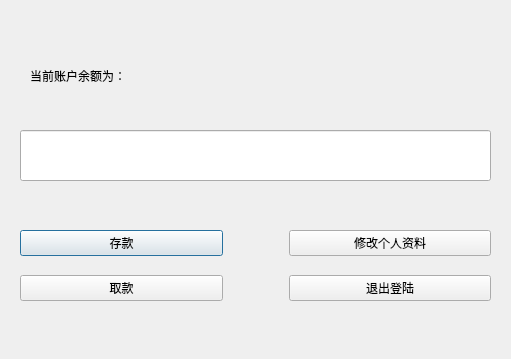
<?xml version="1.0" encoding="UTF-8"?>
<ui version="4.0">
 <class>usermain</class>
 <widget class="QDialog" name="usermain">
  <property name="geometry">
   <rect>
    <x>0</x>
    <y>0</y>
    <width>511</width>
    <height>359</height>
   </rect>
  </property>
  <property name="minimumSize">
   <size>
    <width>511</width>
    <height>359</height>
   </size>
  </property>
  <property name="maximumSize">
   <size>
    <width>511</width>
    <height>359</height>
   </size>
  </property>
  <property name="windowTitle">
   <string>用户操作</string>
  </property>
  <widget class="QLineEdit" name="lineEdit">
   <property name="geometry">
    <rect>
     <x>20</x>
     <y>130</y>
     <width>471</width>
     <height>51</height>
    </rect>
   </property>
   <property name="autoFillBackground">
    <bool>false</bool>
   </property>
   <property name="styleSheet">
    <string notr="true">font: 18pt &quot;Adobe Arabic&quot;;</string>
   </property>
   <property name="readOnly">
    <bool>true</bool>
   </property>
  </widget>
  <widget class="QLabel" name="label">
   <property name="geometry">
    <rect>
     <x>30</x>
     <y>60</y>
     <width>231</width>
     <height>31</height>
    </rect>
   </property>
   <property name="styleSheet">
    <string notr="true">font: 12pt &quot;Adobe Arabic&quot;;</string>
   </property>
   <property name="text">
    <string>当前账户余额为：</string>
   </property>
  </widget>
  <widget class="QWidget" name="">
   <property name="geometry">
    <rect>
     <x>20</x>
     <y>230</y>
     <width>471</width>
     <height>71</height>
    </rect>
   </property>
   <layout class="QHBoxLayout" name="horizontalLayout">
    <item>
     <layout class="QVBoxLayout" name="verticalLayout_2">
      <item>
       <widget class="QPushButton" name="btn_input">
        <property name="text">
         <string>存款</string>
        </property>
       </widget>
      </item>
      <item>
       <spacer name="verticalSpacer_2">
        <property name="orientation">
         <enum>Qt::Vertical</enum>
        </property>
        <property name="sizeHint" stdset="0">
         <size>
          <width>20</width>
          <height>40</height>
         </size>
        </property>
       </spacer>
      </item>
      <item>
       <widget class="QPushButton" name="btn_output">
        <property name="text">
         <string>取款</string>
        </property>
       </widget>
      </item>
     </layout>
    </item>
    <item>
     <spacer name="horizontalSpacer">
      <property name="orientation">
       <enum>Qt::Horizontal</enum>
      </property>
      <property name="sizeType">
       <enum>QSizePolicy::Fixed</enum>
      </property>
      <property name="sizeHint" stdset="0">
       <size>
        <width>60</width>
        <height>10</height>
       </size>
      </property>
     </spacer>
    </item>
    <item>
     <layout class="QVBoxLayout" name="verticalLayout">
      <item>
       <widget class="QPushButton" name="btn_change">
        <property name="text">
         <string>修改个人资料</string>
        </property>
       </widget>
      </item>
      <item>
       <spacer name="verticalSpacer">
        <property name="orientation">
         <enum>Qt::Vertical</enum>
        </property>
        <property name="sizeHint" stdset="0">
         <size>
          <width>20</width>
          <height>40</height>
         </size>
        </property>
       </spacer>
      </item>
      <item>
       <widget class="QPushButton" name="btn_exit">
        <property name="text">
         <string>退出登陆</string>
        </property>
       </widget>
      </item>
     </layout>
    </item>
   </layout>
  </widget>
 </widget>
 <resources/>
 <connections/>
</ui>
